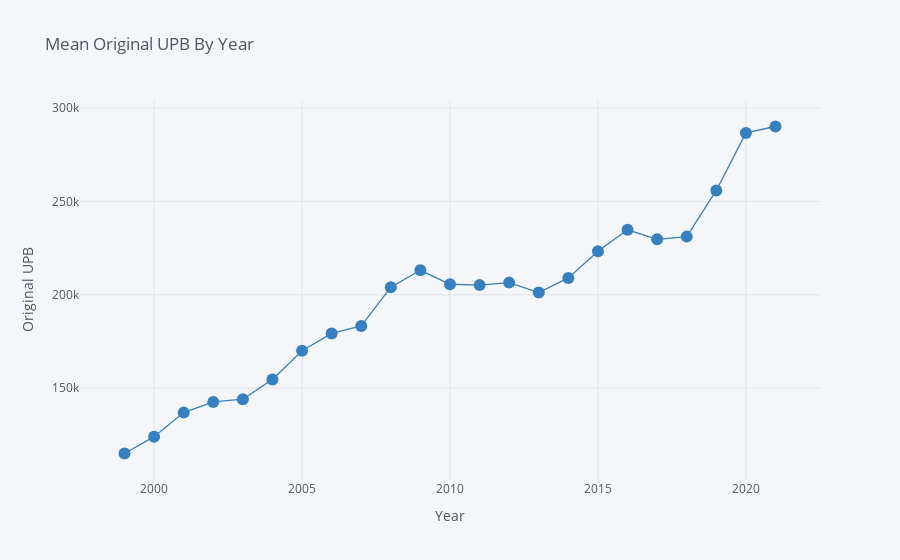

This figure's notebook cell:
### Code cell
orgin_df.groupby('Year')['orig_upb'].mean().iplot(
    yTitle='Original UPB',
    xTitle='Year',
    title='Mean Original UPB By Year',
    colors='Blue',
    mode='lines+markers')

### Figure 1 — Plotly figure (JSON) as saved in the notebook; plotly's stock layout.template omitted (floating-point values rounded to 4 significant figures)
{"data": [{"line": {"color": "rgba(55, 128, 191, 1.0)", "dash": "solid", "shape": "linear", "width": 1.3}, "marker": {"size": 12, "symbol": "circle"}, "mode": "lines+markers", "name": "orig_upb", "text": "", "type": "scatter", "x": [1999, 2000, 2001, 2002, 2003, 2004, 2005, 2006, 2007, 2008, 2009, 2010, 2011, 2012, 2013, 2014, 2015, 2016, 2017, 2018, 2019, 2020, 2021], "y": [115000.0, 124100.0, 136900.0, 142700.0, 144100.0, 154700.0, 170000.0, 179300.0, 183300.0, 204100.0, 213100.0, 205700.0, 205200.0, 206500.0, 201200.0, 209000.0, 223300.0, 234800.0, 229700.0, 231100.0, 255852, 286700.0, 290100.0]}], "layout": {"legend": {"bgcolor": "#F5F6F9", "font": {"color": "#4D5663"}}, "paper_bgcolor": "#F5F6F9", "plot_bgcolor": "#F5F6F9", "title": {"font": {"color": "#4D5663"}, "text": "Mean Original UPB By Year"}, "xaxis": {"gridcolor": "#E1E5ED", "showgrid": true, "tickfont": {"color": "#4D5663"}, "title": {"font": {"color": "#4D5663"}, "text": "Year"}, "zerolinecolor": "#E1E5ED"}, "yaxis": {"gridcolor": "#E1E5ED", "showgrid": true, "tickfont": {"color": "#4D5663"}, "title": {"font": {"color": "#4D5663"}, "text": "Original UPB"}, "zerolinecolor": "#E1E5ED"}}}
